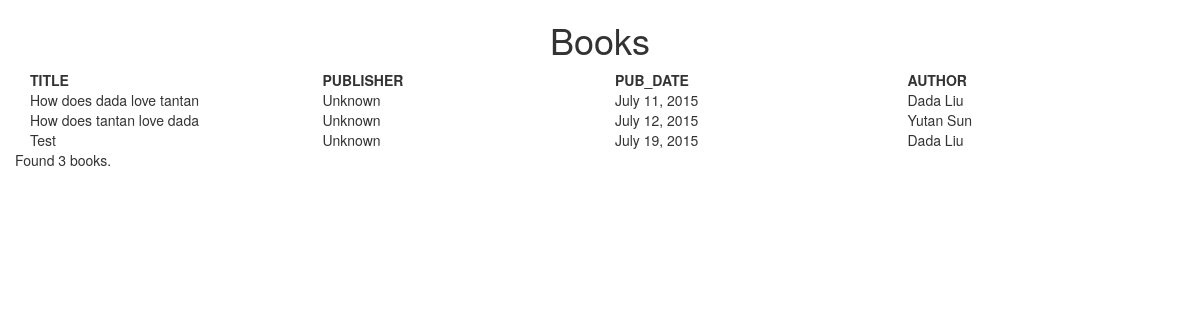
/book/, run on the app's committed database.
### books/models.py (models this page shows, shortened)
class Book(models.Model):
    title = models.CharField(max_length=100)
    authors = models.ManyToManyField(Author)
    publisher = models.ForeignKey(Publisher)
    publication_date = models.DateField(blank=True, null=True)
    num_pages = models.IntegerField(blank=True, null=True)
    objects = BookManager()
    my_objects = MyBookManager()

class Publisher(models.Model):
    name = models.CharField(max_length=30)
    address = models.CharField(max_length=50)
    city = models.CharField(max_length=60)
    state_province = models.CharField(max_length=30)
    country = models.CharField(max_length=50)
    website = models.URLField()
    def __str__(self):
        return self.name
    class Meta:
        ordering = ['name']

class Author(models.Model):
    first_name = models.CharField(max_length=30)
    last_name = models.CharField(max_length=40)
    email = models.EmailField('e-mail', blank=True)
    def __str__(self):
        return "%s %s" % (self.first_name, self.last_name)

### books/views.py (the view)
def book_list(request):
    books = Book.objects.order_by('title')
    return render(request, 'books/book_list.html', {'books':books})

### books/templatetags/poll_extras.py (called while the page is built)
@register.filter(name='cut')
def cut(value, arg):
    return value.replace(arg, '')

@register.filter
def getfirst(l):
    return l[0]

### liudada/templates/books/book_list.html (shortened to what this page needs)
{% extends "base.html" %}
{% load poll_extras %}
{% block subtitle %}Books{% endblock %}
{% block content %}
<div class="row">
    <div class="col-sm-3"><b>TITLE</b></div>
    <div class="col-sm-3"><b>PUBLISHER</b></div>
    <div class="col-sm-3"><b>PUB_DATE</b></div>
    <div class="col-sm-3"><b>AUTHOR</b></div>
</div>
{% for book in books %}
<div class="row">
    <div class="col-sm-3">{{book.title | cut:"liudada"}}</div>
    <div class="col-sm-3">{{book.publisher}}</div>
    <div class="col-sm-3">{{book.publication_date}}</div>
    <div class="col-sm-3">{{book.authors.all | getfirst}}</div>
</div>
{% empty %}
<div class="row"><p>No books matched your search criteria.</p></div>
{% endfor %}
<div class="row"><p>Found {{books|length}} book{{books|pluralize}}.</p></div>
{% endblock %}

### liudada/templates/base.html (shortened to what this page needs)
{% load staticfiles %}
<!DOCTYPE HTML>
<html lang="en">
<head>
    <link rel="stylesheet" type="text/css" href="/static/css/bootstrap.css">
</head>
<body>
    <h1 align="center">{% block subtitle %}{% endblock %}</h1>
    <div class="container">
        {% block content %}{% endblock %}
    </div>
</body>
</html>

### data on the page
Book: title "How does dada love tantan", publisher "Unknown", publication_date "July 11, 2015", authors.all|getfirst "Dada Liu"
Book: title "How does tantan love dada", publisher "Unknown", publication_date "July 12, 2015", authors.all|getfirst "Yutan Sun"
Book: title "Test", publisher "Unknown", publication_date "July 19, 2015", authors.all|getfirst "Dada Liu"

### other printed values
{{ books|length }} "3"
